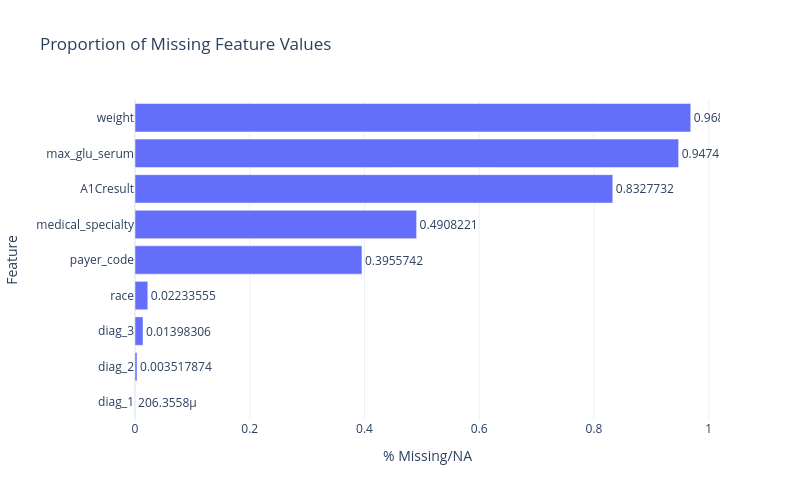

The code cell stored with this chart in its notebook:
### Markdown cell above
weight, max_glu_serum, and A1Cresult are missing too many values to be useful. We don't have any other features to calculate patient weight, such as height and BMI, so this will have to be dropped. max_glu_serum and A1Cresult will be used for feature engineering, then dropped. The rest can be imputed.

### Code cell
fig = px.bar(na_prop[na_prop['pct_rows'] > 0], x = 'pct_rows', height = 500, width = 800, template = 'plotly_white',
            title = 'Proportion of Missing Feature Values', text_auto = True)
fig.update_layout(xaxis_title = '% Missing/NA', yaxis_title = 'Feature')
fig.update_traces(textposition='outside')
fig.update_yaxes(categoryorder='total ascending')
fig.show()

### Figure 1 — Plotly figure (JSON) as saved in the notebook; plotly's stock layout.template omitted (floating-point values rounded to 4 significant figures)
{"data": [{"hovertemplate": "pct_rows=%{x}<br>index=%{y}<extra></extra>", "legendgroup": "", "marker": {"color": "#636efa", "pattern": {"shape": ""}}, "name": "", "orientation": "h", "showlegend": false, "textposition": "outside", "texttemplate": "%{x}", "type": "bar", "x": [0.02234, 0.9686, 0.3956, 0.4908, 0.0002064, 0.003518, 0.01398, 0.9475, 0.8328], "xaxis": "x", "y": ["race", "weight", "payer_code", "medical_specialty", "diag_1", "diag_2", "diag_3", "max_glu_serum", "A1Cresult"], "yaxis": "y"}], "layout": {"barmode": "relative", "height": 500, "legend": {"tracegroupgap": 0}, "title": {"text": "Proportion of Missing Feature Values"}, "width": 800, "xaxis": {"anchor": "y", "autorange": true, "domain": [0, 1], "range": [0, 1.02], "title": {"text": "% Missing/NA"}, "type": "linear"}, "yaxis": {"anchor": "x", "autorange": true, "categoryorder": "total ascending", "domain": [0, 1], "range": [-0.5, 8.5], "title": {"text": "Feature"}, "type": "category"}}}
